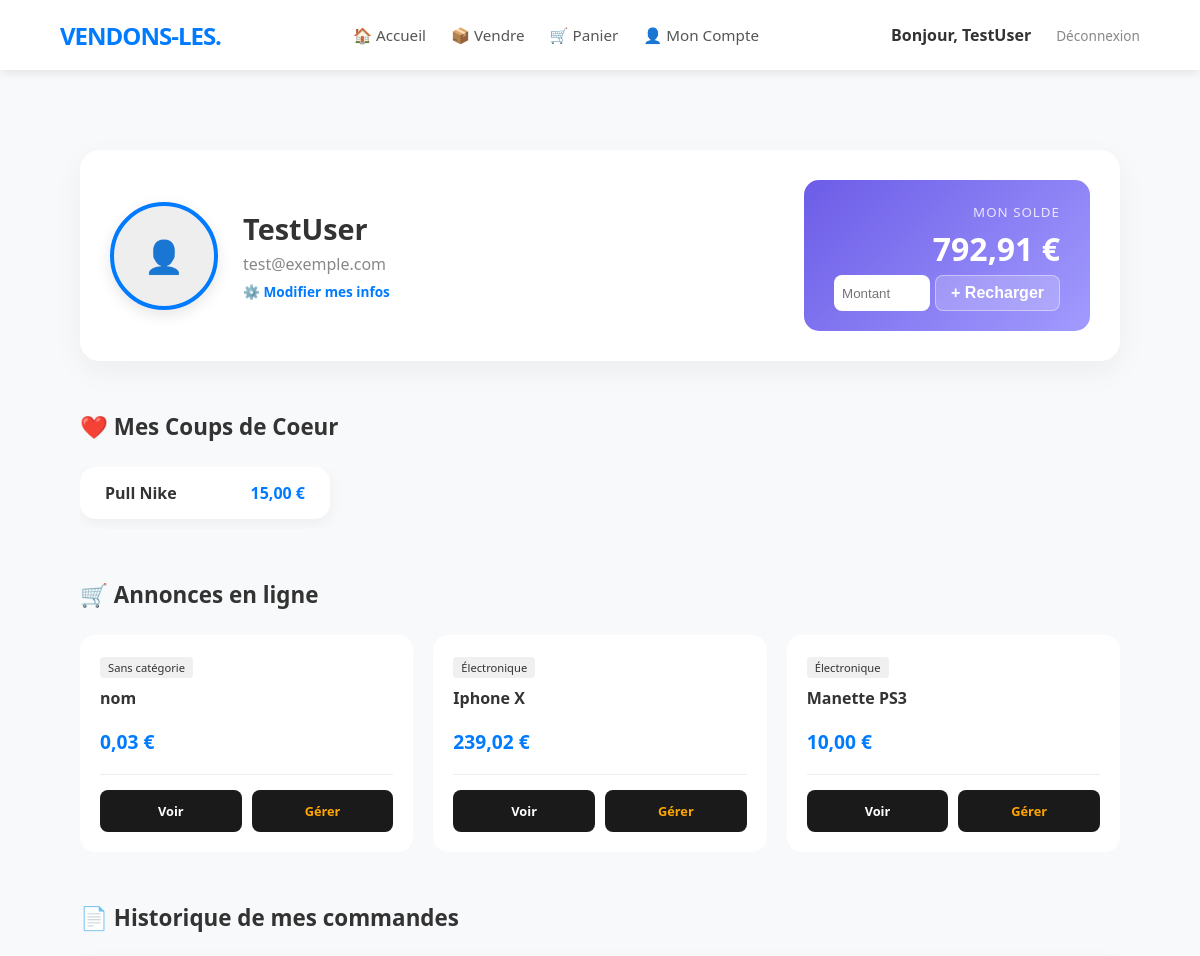
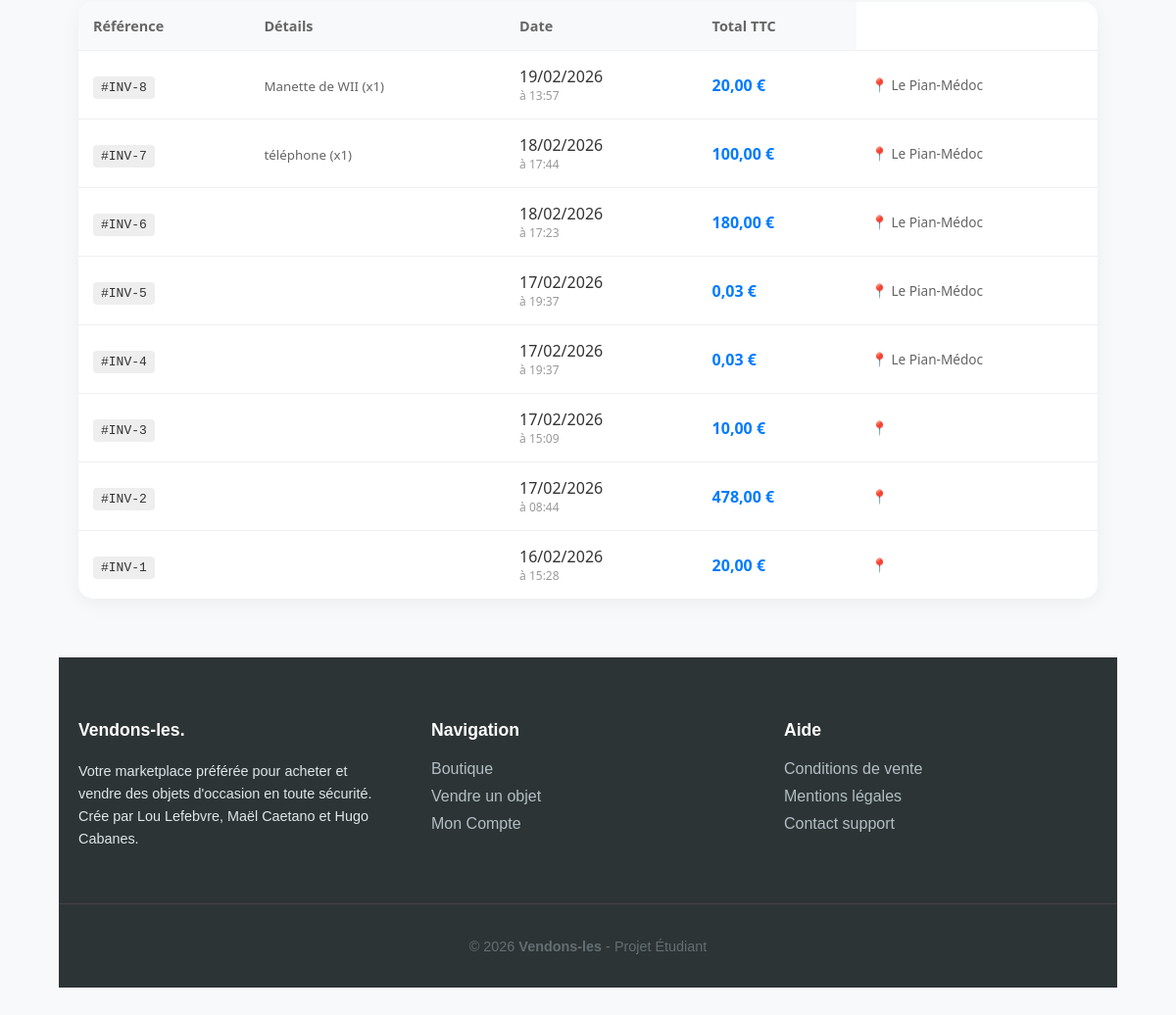
Screenshot of /account.php (signed in) with the database file from the repository (2 pictures, top to bottom).
### tables this page shows
CREATE TABLE `user` (
  `id` int(11) NOT NULL,
  `username` varchar(50) NOT NULL,
  `email` varchar(100) NOT NULL,
  `password` varchar(255) NOT NULL,
  `created_at` timestamp NOT NULL DEFAULT current_timestamp(),
  `balance` decimal(10,2) DEFAULT 100.00,
  `image_url` varchar(255) DEFAULT NULL,
  `role` varchar(20) DEFAULT 'user'
);

CREATE TABLE `article` (
  `id` int(11) NOT NULL,
  `nom` varchar(255) NOT NULL,
  `description` text DEFAULT NULL,
  `prix` decimal(10,2) NOT NULL,
  `date_publication` timestamp NOT NULL DEFAULT current_timestamp(),
  `auteur_id` int(11) DEFAULT NULL,
  `image_url` varchar(255) DEFAULT NULL,
  `category_id` int(11) DEFAULT NULL
);

CREATE TABLE `category` (
  `id` int(11) NOT NULL,
  `nom` varchar(255) NOT NULL
);

CREATE TABLE `invoice` (
  `id` int(11) NOT NULL,
  `user_id` int(11) NOT NULL,
  `total` decimal(10,2) NOT NULL,
  `date_achat` timestamp NOT NULL DEFAULT current_timestamp(),
  `adresse_facturation` varchar(255) NOT NULL,
  `ville_facturation` varchar(100) NOT NULL,
  `code_postal_facturation` varchar(10) NOT NULL
);

### includes/functions.php (called while the page is built, shortened)
<?php
function formatPrix($montant) {
    return number_format($montant, 2, ',', ' ') . " €";
}
?>

### account.php (the view, shortened to what this page needs)
<?php
require_once 'includes/header.php';
$target_id = isset($_GET['id']) ? intval($_GET['id']) : $_SESSION['user_id'];
$is_me = ($target_id == $_SESSION['user_id']);
$stmt_u = $mysqli->prepare("SELECT username, email, balance, image_url FROM User WHERE id = ?");
$stmt_u->bind_param("i", $target_id);
$stmt_u->execute();
$user = $stmt_u->get_result()->fetch_assoc();
$mes_favoris = $is_me ? $mysqli->query("SELECT Article.* FROM Favorite JOIN Article ON Favorite.article_id = Article.id WHERE Favorite.user_id = $target_id") : null;
$mes_articles = $mysqli->query("SELECT Article.*, Category.nom as cat_nom FROM Article LEFT JOIN Category ON Article.category_id = Category.id WHERE auteur_id = $target_id ORDER BY date_publication DESC");
?>
<div class="account-wrapper">
    <div class="header-profile">
        <div class="profile-info-main">
            <?php if(!empty($user['image_url'])): ?>
                <img src="<?php echo htmlspecialchars($user['image_url']); ?>" class="avatar-large">
            <?php else: ?>
                <div class="avatar-large" style="background:#eee; display:flex; align-items:center; justify-content:center; font-size:2rem;">👤</div>
            <?php endif; ?>
            <div>
                <h1 style="margin:0; font-size:1.8rem;"><?php echo htmlspecialchars($user['username']); ?></h1>
                <p style="color:#888; margin:5px 0;"><?php echo $is_me ? htmlspecialchars($user['email']) : "Membre certifié"; ?></p>
                <?php if($is_me): ?>
                    <a href="edit_profile.php" style="font-size:0.85rem; color:var(--primary-color); text-decoration:none; font-weight:bold;">⚙️ Modifier mes infos</a>
                <?php endif; ?>
            </div>
        </div>
        <?php if($is_me): ?>
        <div class="balance-card">
            <small style="opacity:0.8; text-transform:uppercase; letter-spacing:1px;">Mon Solde</small>
            <div style="font-size:2rem; font-weight:800; margin:5px 0;"><?php echo formatPrix($user['balance']); ?></div>
            <form method="POST" style="display:flex; gap:5px;">
                <input type="number" name="amount" step="0.1" min="1" placeholder="Montant" required style="width:80px; padding:8px; border-radius:8px; border:none;">
                <button type="submit" name="add_balance" class="btn-submit" style="margin:0; padding:8px 15px; width:auto; background:rgba(255,255,255,0.2); color:white; border:1px solid rgba(255,255,255,0.4);">+ Recharger</button>
            </form>
        </div>
        <?php endif; ?>
    </div>
    <?php if ($is_me && $mes_favoris->num_rows > 0): ?>
    <div class="dashboard-section">
        <h3 class="section-title">❤️ Mes Coups de Coeur</h3>
        <div style="display:flex; gap:15px; overflow-x:auto; padding-bottom:10px;">
            <?php while($fav = $mes_favoris->fetch_assoc()): ?>
                <a href="detail.php?id=<?php echo $fav['id']; ?>" style="text-decoration:none; background:white; padding:15px 25px; border-radius:15px; box-shadow:0 4px 15px rgba(0,0,0,0.05); color:#333; min-width:200px; display:flex; align-items:center; justify-content:space-between;">
                    <strong><?php echo htmlspecialchars($fav['nom']); ?></strong>
                    <span style="color:var(--primary-color); font-weight:bold;"><?php echo formatPrix($fav['prix']); ?></span>
                </a>
            <?php endwhile; ?>
        </div>
    </div>
    <?php endif; ?>
    <div class="dashboard-section">
        <h3 class="section-title">🛒 Annonces en ligne</h3>
        <div class="mini-grid">
            <?php if ($mes_articles->num_rows > 0): ?>
                <?php while($row = $mes_articles->fetch_assoc()): ?>
                <div class="article-card" style="background:white; border-radius:15px; overflow:hidden;">
                    <div style="padding:20px;">
                        <span style="font-size:0.7rem; background:#f0f0f0; padding:3px 8px; border-radius:4px;"><?php echo $row['cat_nom'] ?? 'Sans catégorie'; ?></span>
                        <h4 style="margin:10px 0;"><?php echo htmlspecialchars($row['nom']); ?></h4>
                        <p style="color:var(--primary-color); font-weight:bold; font-size:1.2rem;"><?php echo formatPrix($row['prix']); ?></p>
                        <div style="display:flex; gap:10px; margin-top:15px; border-top:1px solid #eee; padding-top:15px;">
                            <a href="detail.php?id=<?php echo $row['id']; ?>" class="btn-view" style="flex:1; text-align:center; text-decoration:none; font-size:0.8rem;">Voir</a>
                            <?php if ($is_me || (isset($_SESSION['role']) && $_SESSION['role'] === 'admin')): ?>
                                <a href="edit.php?id=<?php echo $row['id']; ?>" class="btn-view" style="flex:1; text-align:center; text-decoration:none; font-size:0.8rem; border-color:orange; color:orange;">Gérer</a>
                            <?php endif; ?>
                        </div>
                    </div>
                </div>
                <?php endwhile; ?>
            <?php else: ?>
                <p style="color:#999; grid-column: 1/-1;">Aucun article publié pour le moment.</p>
            <?php endif; ?>
        </div>
    </div>
    <?php if ($is_me): ?>
    <div class="dashboard-section">
        <h3 class="section-title">📄 Historique de mes commandes</h3>
        <table class="modern-table">
            <thead>
                <tr>
                    <th>Référence</th>
                    <th>Détails</th>
                    <th>Date</th>
                    <th>Total TTC</th>
                </tr>
            </thead>
            <tbody>
                <?php
                $stmt_inv = $mysqli->prepare("SELECT * FROM Invoice WHERE user_id = ? ORDER BY date_achat DESC");
                $stmt_inv->bind_param("i", $_SESSION['user_id']);
                $stmt_inv->execute();
                $res_inv = $stmt_inv->get_result();
                while($f = $res_inv->fetch_assoc()): ?>
                <tr>
                    <td><span style="font-family:monospace; background:#eee; padding:4px 8px; border-radius:4px;">#INV-<?php echo $f['id']; ?></span></td>
                    <td>
                        <small style="color:#666;">
                        <?php
                        $items = $mysqli->query("SELECT nom_article, quantite FROM Invoice_Item WHERE invoice_id = ".$f['id']);
                        $it_names = [];
                        while($it = $items->fetch_assoc()) $it_names[] = $it['nom_article'] . " (x".$it['quantite'].")";
                        echo implode(', ', $it_names);
                        ?>
                        </small>
                    </td>
                    <td>
                        <div style="font-weight: 500;"><?php echo date('d/m/Y', strtotime($f['date_achat'])); ?></div>
                        <div style="font-size: 0.75rem; color: #999;">à <?php echo date('H:i', strtotime($f['date_achat'])); ?></div>
                    </td>
                    <td><strong style="color:var(--primary-color);"><?php echo formatPrix($f['total']); ?></strong></td>
                    <td style="font-size: 0.85rem; color: #666;">
                        📍 <?php echo htmlspecialchars($f['ville_facturation']); ?>
                    </td>
                </tr>
                <?php endwhile; ?>
            </tbody>
        </table>
    </div>
    <?php endif; ?>
</div>
<?php require_once 'includes/footer.php'; ?>

### assets/css/style.css (style rules this page uses)
:root { --primary-color: #007bff; --dark-color: #1a1a1a; --light-bg: #f8f9fa; --admin-color: #dc3545; --text-main: #333; --nav-shadow: 0 2px 10px rgba(0,0,0,0.1); }
body { margin: 0; font-family: 'Segoe UI', Roboto, Helvetica, Arial, sans-serif; background-color: var(--light-bg); color: var(--text-main); display: flex; flex-direction: column; min-height: 100vh; }
.btn-view { display: block; text-align: center; background: var(--dark-color); color: white; padding: 12px; text-decoration: none; border-radius: 8px; font-weight: bold; transition: background 0.3s; margin-top: auto; }
.btn-submit { background: var(--primary-color); color: white; padding: 14px; border: none; border-radius: 8px; font-weight: bold; font-size: 1rem; cursor: pointer; transition: opacity 0.3s; margin-top: 10px; }
.account-wrapper { max-width: 1100px; margin: 40px auto; padding: 0 20px; }
.header-profile { background: white; padding: 30px; border-radius: 20px; box-shadow: 0 10px 30px rgba(0,0,0,0.05); display: flex; justify-content: space-between; align-items: center; flex-wrap: wrap; gap: 20px; }
.profile-info-main { display: flex; align-items: center; gap: 25px; }
.avatar-large { width: 100px; height: 100px; border-radius: 50%; border: 4px solid var(--primary-color); object-fit: cover; box-shadow: 0 5px 15px rgba(0,0,0,0.1); }
.balance-card { background: linear-gradient(135deg, #6c5ce7, #a29bfe); color: white; padding: 20px 30px; border-radius: 15px; text-align: right; }
.dashboard-section { margin-top: 50px; }
.section-title { font-size: 1.4rem; margin-bottom: 25px; display: flex; align-items: center; gap: 10px; }
.mini-grid { display: grid; grid-template-columns: repeat(auto-fill, minmax(280px, 1fr)); gap: 20px; }
.modern-table { width: 100%; background: white; border-radius: 15px; overflow: hidden; box-shadow: 0 5px 20px rgba(0,0,0,0.05); border-collapse: collapse; }
.modern-table th { background: #f8f9fa; padding: 15px; text-align: left; color: #666; font-size: 0.9rem; }
.modern-table td { padding: 15px; border-top: 1px solid #f0f0f0; }

### rows the page displays
user: username "TestUser", email "test@exemple.com", balance "792,91 €"
article: nom "Pull Nike", prix "15,00 €"
article: cat_nom "Sans catégorie", nom "nom", prix "0,03 €"
article: category.nom "Électronique", nom "Iphone X", prix "239,02 €"
article: category.nom "Électronique", nom "Manette PS3", prix "10,00 €"
invoice: id "8", it_names "Manette de WII (x1)", date_achat "19/02/2026", date_achat "13:57", total "20,00 €", ville_facturation "Le Pian-Médoc"
invoice: id "7", it_names "téléphone (x1)", date_achat "18/02/2026", date_achat "17:44", total "100,00 €", ville_facturation "Le Pian-Médoc"
invoice: id "6", date_achat "18/02/2026", date_achat "17:23", total "180,00 €", ville_facturation "Le Pian-Médoc"
invoice: id "5", date_achat "17/02/2026", date_achat "19:37", total "0,03 €", ville_facturation "Le Pian-Médoc"
invoice: id "4", date_achat "17/02/2026", date_achat "19:37", total "0,03 €", ville_facturation "Le Pian-Médoc"
invoice: id "3", date_achat "17/02/2026", date_achat "15:09", total "10,00 €"
invoice: id "2", date_achat "17/02/2026", date_achat "08:44", total "478,00 €"
invoice: id "1", date_achat "16/02/2026", date_achat "15:28", total "20,00 €"

### other values shown
$_SESSION['username'] "TestUser"
